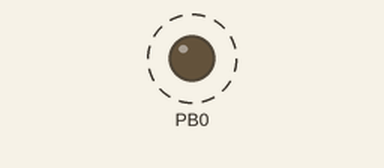
Bench run of a program on a simulated ATmega328P, built with avr-gcc and emulated at 16 MHz. On the bench: output pins drawn as LEDs (lit = HIGH). Dashed ring = blinking.

Above: at 44.9 s.
Timing chart, 0 to 45.2 s (numbered marks = the images above):
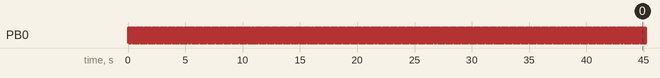

The program:

main.c
```c
/*
 * Ej10.c
 *
 * Created: 25/4/2022 20:54:09
 * Author : valen
 */

#include <avr/io.h>
#include <avr\interrupt.h>
#define F_CPU 16000000UL
#include <util/delay.h>


int main(void){
	TCCR0A = 0x00;
	TCCR0B = 0x05;
	TCNT0 = 100;
	TIMSK0 |= (1<<TOIE0);
	sei();
	DDRB |= (1<<PORTB0);
	PORTB |= (1<<PORTB0);

	while (1) {

	}
}


ISR (TIMER0_OVF_vect){
	static int pulsos=0;
	TCNT0 = 100;
	if(++pulsos == 5){
		PORTB ^= (1<<PORTB0);
		pulsos=0;
	}
}
```

Measured:
- by itself, PB0: alternates HIGH for 0.05 s and LOW for 0.05 s
